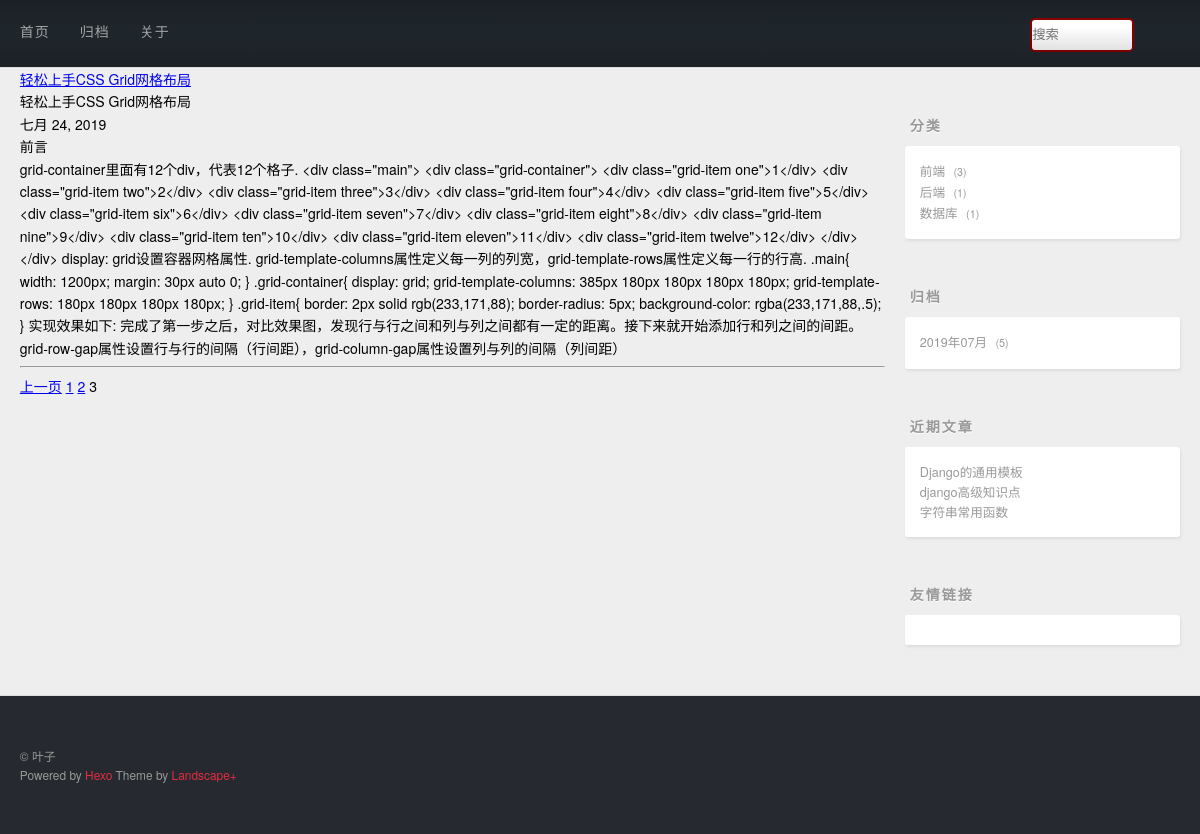
Screenshot of /page/3/ with the database file from the repository.
### post/models.py (models this page shows, shortened)
class Post(models.Model):
    title = models.CharField(max_length=128,unique=True)
    desc = models.TextField()
    content = models.TextField()
    created = models.DateField(auto_now_add=True)
    modified = models.DateField(auto_now_add=True)
    category = models.ForeignKey(Category,on_delete=models.CASCADE)
    tags = models.ManyToManyField(Tags)
    class Meta:
        db_table = 't_post'
        verbose_name_plural = '帖子'

### post/views.py (the view)
# urls.py: url(r'page/(\d+)/',views.index),
def index(request,pageno=1):
    postList = Post.objects.all().order_by('-created')
    p=Paginator(postList,2)
    page = p.page(pageno)
    return render(request,'index.html',{'page':page,'pageRange':p.page_range})

### post/countextprocessors.py (called while the page is built)
def getrightinfo(request):
    from django.db.models import Count
    cate_posts = Post.objects.values('category__cname','category').annotate(count=Count('*')).order_by('-count')
    from django.db import connection
    cursor=connection.cursor()
    arc_posts = cursor.execute("select created,count('*') as count from t_post group by strftime('%Y-%m',created) order by count desc")
    recent_posts = Post.objects.order_by('-id')[:3]
    return {'cate_posts':cate_posts,'recent_posts':recent_posts,'arc_posts':arc_posts}

### templates/index.html (shortened to what this page needs)
{% extends 'base.html' %}
{% block main %}
    {% for post in page %}
        <div class="post">
            <div>
                <a href="/post/{{ post.id }}">{{ post.title }}</a>
            </div>
            <div>{{ post.title }}</div>
            <div>{{ post.created }}</div>
            <div><h4>前言</h4>{{ post.desc }}</div>
        </div>
        <hr>
    {% endfor %}
    <div>
        <ul>
            {% if page.has_previous %}
                <a href="/page/{{ page.previous_page_number }}">上一页</a>
            {% endif %}
            {% for i in pageRange  %}
                {% if i == page.number %}
                {{ i }}
                {% else %}
                <a href="/page/{{ i }}/">{{ i }}</a>
                {% endif %}
            {% endfor %}
        </ul>
    </div>
{% endblock %}

### templates/right.html (shortened to what this page needs)
<aside id="sidebar">
  <div class="widget-wrap">
    <h3 class="widget-title">分类</h3>
    <div class="widget">
      <ul class="category-list">
          {% for cate_post in cate_posts %}
            <li class="category-list-item">
              <a class="category-list-link" href="/category/{{ cate_post.category }}/">{{ cate_post.category__cname }}</a>
              <span class="category-list-count">{{ cate_post.count }}</span>
            </li>
          {% endfor %}
      </ul>
      </div>
  </div>
  <div class="widget-wrap">
    <h3 class="widget-title">归档</h3>
    <div class="widget">
      <ul class="archive-list">
            {% for ap in arc_posts %}
            <li class="archive-list-item">
                <a class="archive-list-link" href="/archive/{{ ap.0|date:'Y' }}/{{ ap.0|date:'m' }}/">{{ ap.0|date:'Y年m月' }} </a>
                <span class="archive-list-count">{{ ap.1 }}</span>
            </li>
          {% endfor %}
      </ul>
    </div>
  </div>
  <div class="widget-wrap">
    <h3 class="widget-title">近期文章</h3>
    <div class="widget">
      <ul>
            {% for rp in recent_posts %}
                <li>
                    <a href="/post/{{ rp.id }}/" target="_blank">{{ rp.title }}</a>
                </li>
            {% endfor %}
      </ul>
    </div>
  </div>
  <div class="widget-wrap">
    <h3 class="widget-title">友情链接</h3>
    <div class="widget">
    </div>
  </div>
</aside>

### static/css/style.css (style rules this page uses)
body { zoom: 1; width: 100%; }
body:before, body:after { content: ""; display: table; }
body:after { clear: both; }
html, body, div, span, applet, object, iframe, h1, h2, h3, h4, h5, h6, p, blockquote, pre, a, abbr, acronym, address, big, cite, code, del, dfn, em, img, ins, kbd, q, s, samp, small, strike, strong, sub, sup, tt, var, dl, dt, dd, ol, ul, li, fieldset, form, label, legend, table, caption, tbody, tfoot, thead, tr, th, td { margin: 0; padding: 0; border: 0; outline: 0; font-weight: inherit; font-style: inherit; font-family: inherit; font-size: 100%; vertical-align: baseline; }
body { line-height: 1; color: #000; background: #fff; }
ol, ul { list-style: none; }
html, body, #container { height: 100%; }
body { background: #eee; font: 14px/1.6em "寰蒋闆呴粦", "Microsoft Yahei", "Droid Sans", Helvetica Neue, Helvetica, Arial, sans-serif; -webkit-text-size-adjust: 100%; }
.article-date, .article-category-link, .archive-year, .widget-title { text-decoration: none; text-transform: uppercase; letter-spacing: 2px; color: #999; margin-bottom: 1em; margin-left: 5px; line-height: 1em; text-shadow: 0 1px #fff; font-weight: bold; }
.article-entry ul, .widget ul, .article-entry ol, .widget ol, .article-entry dl, .widget dl { margin: 0 20px; line-height: 1.6em; }
.article-entry ul, .widget ul { list-style: disc; }
@media screen and (min-width: 768px) { #sidebar { display: inline; float: left; width: 23.3333333333333%; margin: 0 0.8333333333333%; } }
.widget-wrap { margin: 50px 0; }
.widget { color: #777; text-shadow: 0 1px #fff; background: #fff; -webkit-box-shadow: 1px 2px 3px #ddd; box-shadow: 1px 2px 3px #ddd; padding: 15px; -webkit-border-radius: 3px; border-radius: 3px; }
.widget a { color: #999; text-decoration: none; }
.widget { line-height: 1.6em; word-wrap: break-word; font-size: 0.9em; }
.widget ul, .widget ol { list-style: none; margin: 0; }
.category-list-count, .tag-list-count, .archive-list-count { padding-left: 5px; color: #999; font-size: 0.85em; }
.category-list-count:before, .tag-list-count:before, .archive-list-count:before { content: "("; }
.category-list-count:after, .tag-list-count:after, .archive-list-count:after { content: ")"; }

### rows the page displays
Post: title "轻松上手CSS Grid网格布局", created "七月 24, 2019", desc "grid-container里面有12个div，代表12个格子. <div class=\"main\"> <div class=\"grid-container\"> <div class=\"grid-item one\">1</div> <div class=\"grid-item two\">2</div> <div class=\"grid-item three\">3</div> <div class=\"grid-item four\">4</div> <div class=\"grid-item five\">5</div> <div class=\"grid-item six\">6</div> <div class=\"grid-item seven\">7</div> <div class=\"grid-item eight\">8</div> <div class=\"grid-item nine\">9</div> <div class=\"grid-item ten\">10</div> <div class=\"grid-item eleven\">11</div> <div class=\"grid-item twelve\">12</div> </div> </div> display: grid设置容器网格属性. grid-template-columns属性定义每一列的列宽，grid-template-rows属性定义每一行的行高. .main{ width: 1200px; margin: 30px auto 0; } .grid-container{ display: grid;…"
Post: title "Django的通用模板"
Post: title "django高级知识点"
Post: title "字符串常用函数"

### other values shown
{{ i }} "1" "2"
{{ i }} "3"
{{ cate_post.category__cname }} "前端" "后端" "数据库"
{{ cate_post.count }} "3" "1" "1"
{{ ap.0|date:'Y年m月' }} "2019年07月"
{{ ap.1 }} "5"
